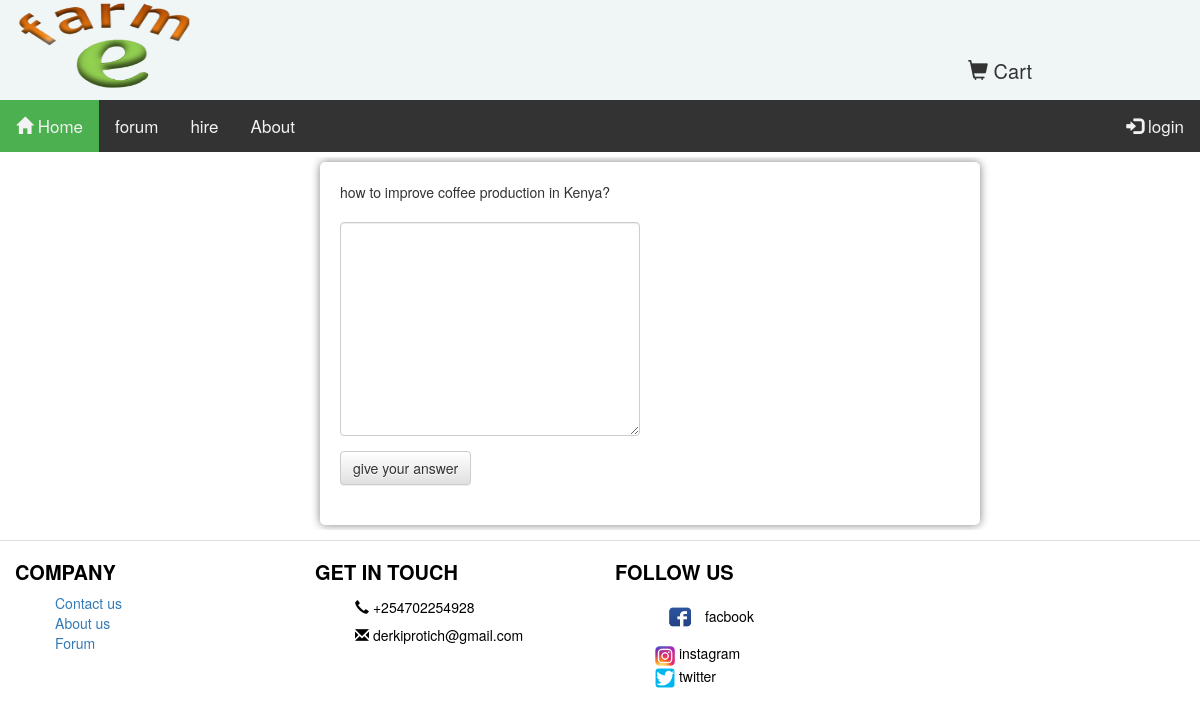
The page /forum/question/47/details/ on the database as committed earlier.
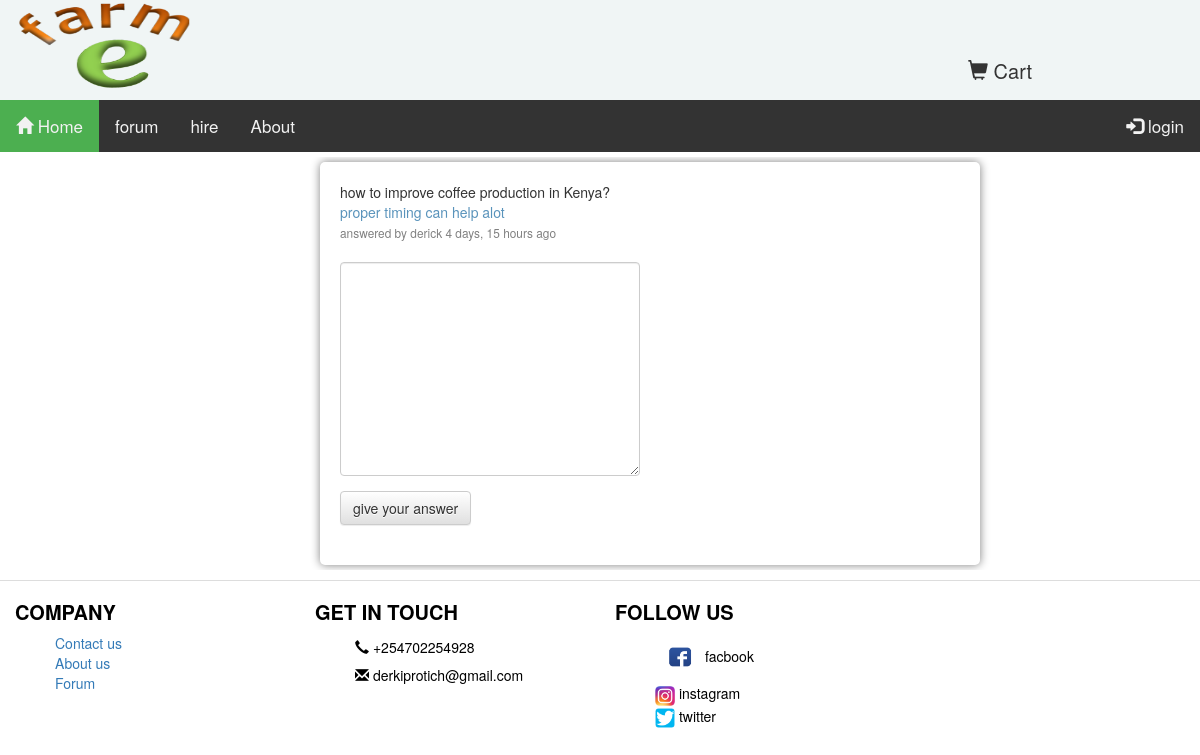
The same page on the database as committed later.
### forum/models.py (models this page shows)
class Answer(models.Model):
    user = models.ForeignKey(settings.AUTH_USER_MODEL,default=1,on_delete=models.CASCADE)
    content_type = models.ForeignKey(ContentType, on_delete=models.CASCADE, null=True)
    object_id = models.PositiveIntegerField(null=True)
    content_object = GenericForeignKey('content_type', 'object_id')
    date =models.DateTimeField(auto_now_add=True)
    body = models.TextField()

### forum/views.py (the view, shortened to what this page needs)
# urls.py: url(r'^question/(?P<quiz_id>\d+)/details/$',views.qdetail, name='quest'),
def qdetail(request, quiz_id=None):
    question = get_object_or_404(Question, id=quiz_id)
    content_type = ContentType.objects.get_for_model(Question)
    obj_id = quiz_id
    initial_data = {
        "content_type": question.get_content_type,
        "object_id": question.id
    }
    A_form = CommentForm(request.POST or None, initial=initial_data)
    answers = Answer.objects.filter(content_type=content_type, object_id=obj_id)
    return render(request, 'forum/detail/qdetail.html', {'question': question,
                                                         'answers': answers,
                                                         'A_form': A_form}
                  )

### comment/forms.py
class CommentForm(forms.Form):
    content_type=forms.CharField(widget=forms.HiddenInput)
    object_id = forms.IntegerField(widget=forms.HiddenInput)
    body= forms.CharField(label='',widget=forms.Textarea(attrs={'class':'input'}))

### cart/cart.py (called while the page is built)
	def __len__(self):
		return sum(item['quantity' ] for item in self.cart.values())

### cart/context_processors.py (called while the page is built)
def cart(request):
	return {'cart': Cart(request)}

### forum/models.py (called while the page is built)
    @property
    def get_content_type(self):
        content_type= ContentType.objects.get_for_model(Question)
        return content_type

### efarm/templates/forum/detail/qdetail.html (shortened to what this page needs)
{% extends "shop/base.html" %}
{% load crispy_forms_tags %}
{% load staticfiles %}
{% block content %}
<div class="col-md-3"></div>
<div class="col-md-7 col-sm-12 col-xs-12 ">
     <div class="pst">
                {{question.ask_question }}
         <br>
            {% for answer in answers %}
                <div style="color:#5993bb;">{{ answer.body }} </div>
                <small style="color:grey;">answered by {{ answer.user }} {{answer.date|timesince}} ago<br></small>
            {% endfor %}
         <div><br>
             <form method="POST" action=".">
                 {{A_form|crispy }}
                 <input type="submit" value="give your answer" class="btn btn-default">
             </form>
             <br>
         </div>
        </div>
</div>
{% endblock %}

Rows that differ between the two databases and show on the page:
added Answer: body "proper timing can help alot", user "derick", date "4 days, 15 hours"
